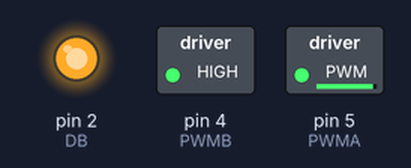
Bench run of a sketch on a simulated Arduino Uno, built with avr-gcc and run on an emulated ATmega328P. Shown: switched loads named in the sketch (green lamp = pin HIGH), output pins drawn as LEDs (lit = HIGH). Pins used as bus, display or sensor lines are not drawn; what the sketch prints to the serial monitor is not drawn.

Above: at 3.05 s.
At 4.95 s:
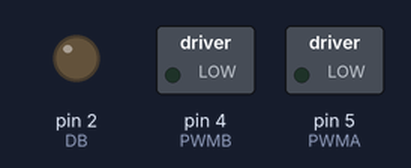
Timing chart, 0 to 7.6 s (numbered marks = the images above):
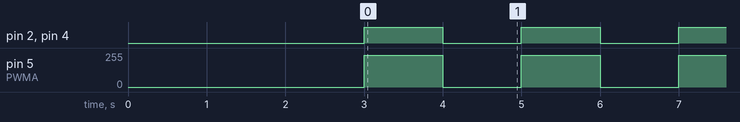

The sketch:

Car.ino
```cpp
//-----------------------------------------------------------------------
// --- Motor shield  ----------------------------------------------------
//
// Dokumentacija:
// ESP 8266 motor shield https://cdn.hackaday.io/files/8856378895104/user-mannual-for-esp-12e-motor-shield.pdf
// L293 http://www.ti.com/lit/ds/symlink/l293.pdf

int PWMA=5; //Moč motorja A    D1
int PWMB=4; //Moč motorja B    D2
int DA=0;   //Smer vrtenja motorja A   D3
int DB=2;   //Smer vrtenja motorja B   D4


//-----------------------------------------------------------------------
// --- Začetni pogoji ---------------------------------------------------
void setup(){
  Serial.begin(9600);
  delay(3000);
  Serial.println("Motor shield");

  pinMode(PWMA, OUTPUT);
  pinMode(PWMB, OUTPUT);
  pinMode(DA, OUTPUT);
  pinMode(DB, OUTPUT);
}


//-----------------------------------------------------------------------
// --- Neskončna zanka --------------------------------------------------
void loop(){

naprej();
delay(1000);
avto_stop();
delay(1000);
}

void naprej(){
//Vozi naprej
  digitalWrite(DA, LOW);     // Nastavitev smeri vrtenja motorja A
  analogWrite(PWMA, 750);   // Omogočimo izhod za motor A
  digitalWrite(DB, HIGH);
  analogWrite(PWMB, 750);
}

void avto_stop(){
//Stop
  digitalWrite(DA, HIGH);
  digitalWrite(PWMA, LOW);
  digitalWrite(DB, LOW);
  digitalWrite(PWMB, LOW);

}
```

Measured:
- by itself, pin 2 (DB), pin 4 (PWMB): alternates HIGH for 1.0 s and LOW for 1.0 s
- by itself, pin 5 (PWMA): alternates 238/255 for 1.0 s and 0/255 for 1.0 s
